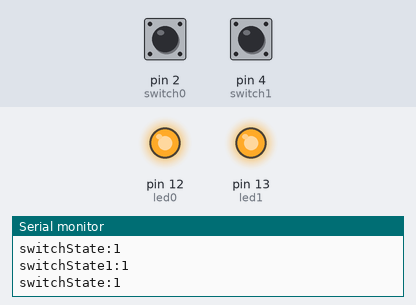
A sketch run on a simulated Arduino Uno, built with avr-gcc and run on an emulated ATmega328P. On the bench: output pins drawn as LEDs (lit = HIGH), the last lines printed to the serial monitor. The test bench sets the inputs (shaded band); at power-on: pin 2 (switch0) HIGH, pin 4 (switch1) HIGH.

Above: at 1.2 s.
1.3 s: pin 2 (switch0) pulled LOW for 0.15 s
At 1.44 s:
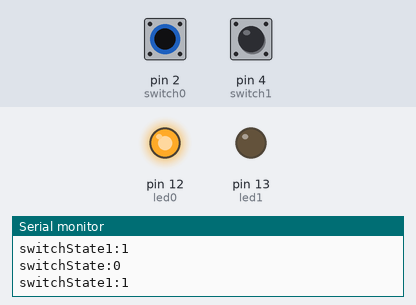
3.0 s: pin 4 (switch1) pulled LOW for 0.15 s
At 3.12 s:
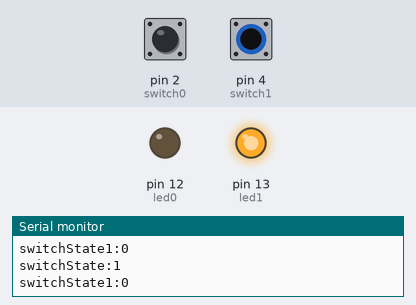
4.6 s: pin 4 (switch1) pulled LOW for 3.2 s
At 9.0 s:
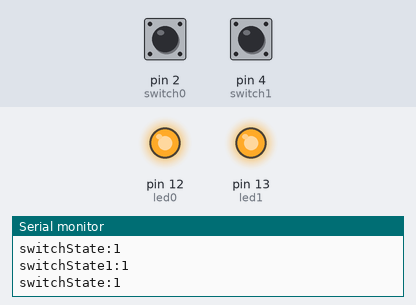
9.3 s: pin 2 (switch0) pulled LOW for 3.2 s
At 9.8 s:
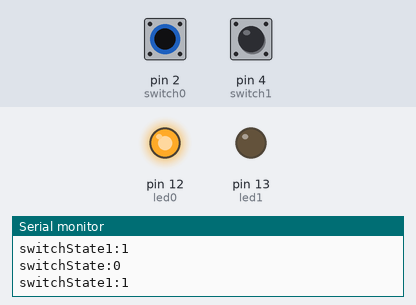
15.5 s: pin 2 (switch0) driven LOW and pin 4 (switch1) driven LOW
At 16.5 s:
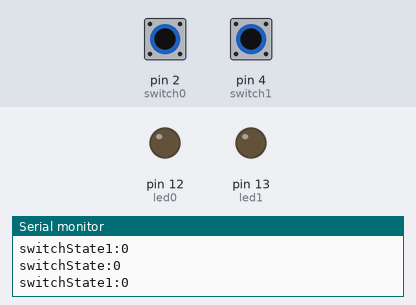
Timing chart, 0 to 18.0 s (numbered marks = the images above; inputs shaded):
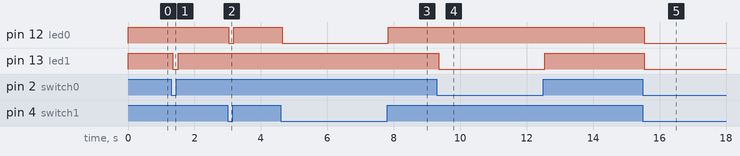

The sketch:

_2leds-2switch-test.ino
```cpp
#define led1 13
#define led0 12
#define switch0 2
#define switch1 4

int switchState = 0;
int switchState1 = 0;

void setup() {
 // put your setup code here, to run once:

 Serial.begin(9600);

 pinMode (led1, OUTPUT);
 pinMode (led0, OUTPUT);
 pinMode (switch0, INPUT);
 pinMode (switch1, INPUT);
}

void loop() {
 // put your main code here, to run repeatedly:
 digitalWrite(led1, switchState);
 digitalWrite(led0, switchState1);

 switchState = digitalRead (switch0);
 Serial.print("switchState:");
 Serial.println(switchState);
 switchState1 = digitalRead (switch1);
 Serial.print("switchState1:");
 Serial.println(switchState1);

}
```

Measured:
- after the input at 1.3 s, pin 13 (led1): HIGH → LOW after 0.05 s, → HIGH 0.16 s later
- after the input at 3.0 s, pin 12 (led0): HIGH → LOW at once, → HIGH 0.16 s later
- after the input at 4.6 s, pin 12 (led0): HIGH → LOW at once, → HIGH 3.2 s later
- after the input at 9.3 s, pin 13 (led1): HIGH → LOW after 0.05 s, → HIGH 3.2 s later
- after the input at 15.5 s, pin 12 (led0), pin 13 (led1): HIGH → LOW at once
